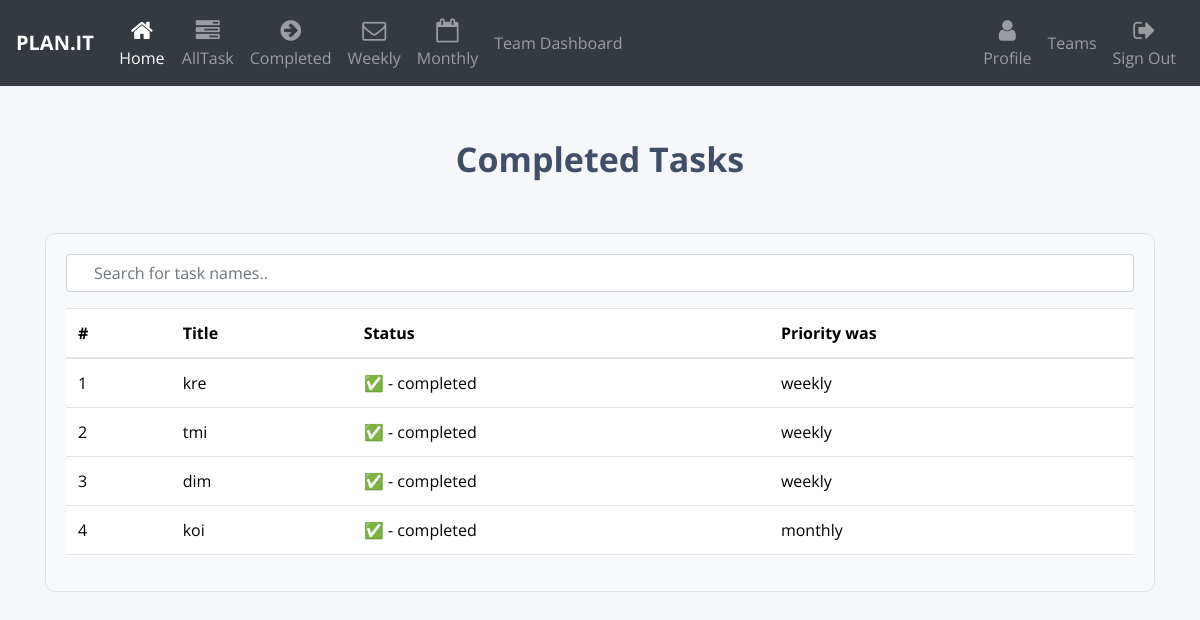
The app's page /cmp/, older data.
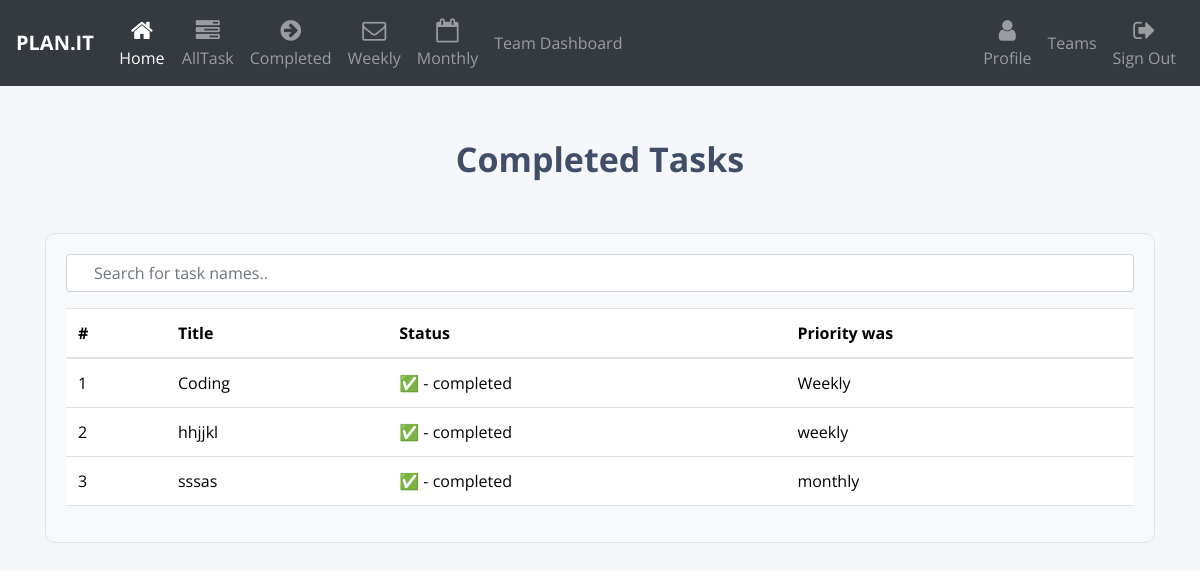
The same page, newer data.
### authentication/models.py (models this page shows)
class Task(models.Model):
    status = models.BooleanField(default=True)
    task_name = models.CharField(max_length=100)
    category = models.CharField(max_length=100)
    priority = models.CharField(max_length=100)

### authentication/views.py (the view)
# urls.py: path('cmp/', views.completed_tasks, name = 'completed'),
def completed_tasks(request):
    completed_tasks = Task.objects.filter(status=False)
    return render(request, 'completed.html', {'completed_tasks': completed_tasks})

### templates/completed.html (shortened to what this page needs)
<!DOCTYPE html>
<html lang="en">
  <head>
    <link rel="stylesheet" href="style.css" />
    <link
      href="https://cdn.jsdelivr.net/npm/bootstrap@5.3.2/dist/css/bootstrap.min.css"
      rel="stylesheet"
    />
    <link
      href="//maxcdn.bootstrapcdn.com/bootstrap/4.1.1/css/bootstrap.min.css"
      rel="stylesheet"
      id="bootstrap-css"
    />
    <link
      rel="stylesheet"
      href="https://maxcdn.bootstrapcdn.com/font-awesome/4.7.0/css/font-awesome.min.css"
    />
  </head>
  <body>
    <nav class="navbar navbar-icon-top navbar-expand-xl navbar-dark bg-dark">
      <a class="navbar-brand" href="#"><b>PLAN.IT</b></a>
      <div class="collapse navbar-collapse" id="navbarSupportedContent">
        <ul class="navbar-nav mr-auto">
          <li class="nav-item active">
            <a class="nav-link" href="index.html">
              <i class="fa fa-home"></i>
              Home
            </a>
          </li>
          <li class="nav-item">
            <a class="nav-link" href="all_task.html">
              <i class="fa fa-tasks"> </i>
              AllTask
            </a>
          </li>
          <li class="nav-item">
            <a class="nav-link" href={%url 'completed'%}>
              <i class="fa fa-arrow-circle-right"> </i>
              Completed
          </li>
          <li class="nav-item">
            <a class="nav-link" href={%url 'week'%}>
              <i class="fa fa-envelope-o"> </i>
              Weekly
          </li>
          <li class="nav-item">
            <a class="nav-link" href={%url 'month'%}>
              <i class="fa fa-calendar-o"> </i>
              Monthly
          </li>
          <li class="nav-item">
            <a class="nav-link" href={%url 'teamdash'%}>
                  Team Dashboard
          </li>
        </ul>
        <ul class="navbar-nav">
          <li class="nav-item">
            <a class="nav-link" href={%url 'user'%}>
              <i class="fa fa-user"> </i>
              Profile
          </li>
          <li class="nav-item">
            <a class="nav-link" href={%url 'team'%}>
              Teams
          </li>
          <li class="nav-item">
            <a class="nav-link" href="/logout">
              <i class="fa fa-sign-out"> </i>
              Sign Out
            </a>
          </li>
        </ul>
      </div>
    </nav>
    <br /><br />
    <div style="font-size: 34px; font-weight: bold; text-align: center">
      Completed Tasks
    </div>
    <div class="container pt-4">
      <div class="row p-0 mt-4">
        <div class="col">
          <div class="border">
            {% if completed_tasks|length == 0 %}
            <div class="p-4">
              <br />
              <br />
              <div class="alert alert-info text-center">
                <p class="" style="font-size: 30px">No task completed yet</p>
              </div>
              <br />
              <br />
            </div>
            {% else %}
            <div>
              <input
                type="text"
                id="searchInput"
                onkeyup="searchTasks()"
                placeholder="Search for task names.."
                class="form-control mb-3"
              />
              <table class="table" id="taskTable">
                <thead>
                  <tr>
                    <th>#</th>
                    <th>Title</th>
                    <th>Status</th>
                    <th>Priority was</th>
                  </tr>
                </thead>
                <tbody>
                  {% for task in completed_tasks %}
                  <tr>
                    <td>{{ forloop.counter }}</td>
                    <td>{{ task.task_name }}</td>
                    <td>✅ - completed</td>
                    <td>{{ task.priority }}</td>
                  </tr>
                  {% endfor %}
                </tbody>
              </table>
            </div>
            {% endif %}
          </div>
        </div>
      </div>
    </div>
  </body>
</html>

Row changes from the older to the newer data that the page shows:
no longer on this page (row edited): Task: task_name "kre", priority "weekly"
removed Task: task_name "tmi", priority "weekly"
removed Task: task_name "dim", priority "weekly"
removed Task: task_name "koi", priority "monthly"
added Task: task_name "Coding", priority "Weekly"
added Task: task_name "hhjjkl", priority "weekly"
added Task: task_name "sssas", priority "monthly"
